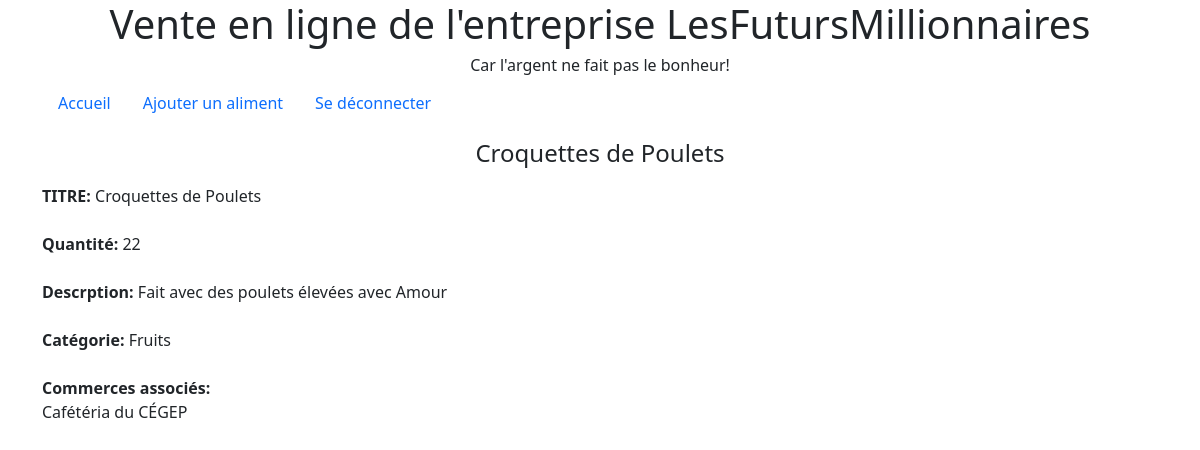
/controllers/afficherUnAliment.php?indice=1 (signed in), run on the app's committed database.
### tables this page shows
CREATE TABLE `aliment` (
  `id` int(11) NOT NULL,
  `nom` varchar(30) NOT NULL,
  `description` varchar(150) NOT NULL,
  `quantite` int(11) NOT NULL,
  `disponibilite` tinyint(1) DEFAULT NULL,
  `categorie_id` int(11) DEFAULT NULL
);

CREATE TABLE `categorie` (
  `id` int(11) NOT NULL,
  `categorie` varchar(30) NOT NULL
);

CREATE TABLE `aliment_commerce` (
  `id` int(11) NOT NULL,
  `aliment_id` int(11) NOT NULL,
  `commerce_id` int(11) NOT NULL
);

CREATE TABLE `commerce` (
  `id` int(11) NOT NULL,
  `commerce` varchar(30) NOT NULL
);

### controllers/afficherUnAliment.php (called while the page is built, shortened)
<?php
require_once '../models/connexionBD.php';
include '../models/managers/gestionAliment.class.php';
$gestionAliment = new GestionAliment($bdd);
include '../models/class/aliment.class.php';
require_once '../models/managers/gestionCommerce.class.php';
$gestionCommerce = new GestionCommerce($bdd);
require_once '../models/managers/gestionCategorie.class.php';
$gestionCategorie = new GestionCategorie($bdd);
$unAlimentBD = $gestionAliment->obtenirUnAliment($_GET['indice']);
$unAliment = $unAlimentBD->fetch(PDO::FETCH_OBJ);
$aliment = new Aliment($_GET['indice']);
$aliment->setNom($unAliment->nom);
$aliment->setDescription($unAliment->description);
$aliment->setQuantite($unAliment->quantite);
$aliment->setDisponibilite($unAliment->disponibilite);
$aliment->setCategorie_id($unAliment->categorie_id);
$uneCategorieBD = $gestionCategorie->obtenirUneCategorie($aliment->getCategorie_id());
$uneCategorie = $uneCategorieBD->fetch(PDO::FETCH_OBJ);
$lesCommercesIdBD = $gestionAliment->obtenirLesCommercesAssocies($aliment->getId());
include '../views/formulaireAffichage.php';
include '../views/templatePrincipal.php';
?>

### models/managers/gestionAliment.class.php (called while the page is built, shortened)
<?php
class GestionAliment
{
    private $bdd;
    public function setDb(PDO $bdd)
    {
        $this->bdd = $bdd;
    }
    function obtenirUnAliment($aliment_id)
    {
        $unAlimentBD = $this->bdd->query('SELECT * FROM aliment WHERE id = '.$aliment_id);
        return $unAlimentBD;
    }
    function obtenirLesCommercesAssocies($aliment_id)
    {
        $requeteSQL = 'SELECT * FROM aliment_commerce WHERE aliment_id = '.$aliment_id;
        $sesCommercesIdBD = $this->bdd->query($requeteSQL);
        return $sesCommercesIdBD;
    }
}
?>

### models/class/aliment.class.php (called while the page is built, shortened)
<?php
class Aliment
{
    private ?int $id;
    private ?int $categorie_id;
    public function getId()
    {
        return $this->id;
    }
    public function setId($id)
    {
        $this->id = $id;
    }
    public function getCategorie_id()
    {
        return $this->categorie_id;
    }
    public function setCategorie_id($categorie_id)
    {
        $this->categorie_id = $categorie_id;
    }
}
?>

### models/managers/gestionCategorie.class.php (called while the page is built, shortened)
<?php
class GestionCategorie
{
    private $bdd;
    public function setDb(PDO $bdd)
    {
        $this->bdd = $bdd;
    }
    function obtenirUneCategorie($categorie_id)
    {
        $uneCategorieBD = $this->bdd->query('SELECT * FROM categorie WHERE id = '.$categorie_id);
        return $uneCategorieBD;
    }
}
?>

### models/managers/gestionCommerce.class.php (called while the page is built, shortened)
<?php
class GestionCommerce
{
    public function setDb(PDO $bdd)
    {
        $this->bdd = $bdd;
    }
    function obtenirUnCommerce($commerce_id)
    {
        $unCommerceBD = $this->bdd->query('SELECT * FROM commerce WHERE id = '.$commerce_id);
        return $unCommerceBD;
    }
}
?>

### views/formulaireAffichage.php (the view)
<?php
$pageTitre = $unAliment->nom;
$pageContenu = "<b>TITRE:</b> ".$unAliment->nom.'</br></br>';
$pageContenu .= "<b>Quantité:</b> ".$unAliment->quantite.'</br></br>';
$pageContenu .= "<b>Descrption:</b> ".$unAliment->description.'</br></br>';
$pageContenu .= "<b>Catégorie:</b> ".$uneCategorie->categorie.'</br></br>';
$pageContenu .= "<b>Commerces associés:</b> ".'</br>';
foreach($lesCommercesIdBD as $unCommerceID)
{
    $unCommerceBD = $gestionCommerce->obtenirUnCommerce($unCommerceID["commerce_id"]);
    $unCommerce = $unCommerceBD->fetch(PDO::FETCH_OBJ);
    $pageContenu .= $unCommerce->commerce.'</br>';
}
?>

### views/templatePrincipal.php (shortened to what this page needs)
<!doctype html>
<html lang="en">
  <head>
    <link href="https://cdn.jsdelivr.net/npm/bootstrap@5.0.0-beta1/dist/css/bootstrap.min.css" rel="stylesheet">
    </head>
    <body>
        <div class="container">
            <div class="starter-template">
                <div class="page-header text-center">
                    <h1>Vente en ligne de l'entreprise LesFutursMillionnaires</h1>
                    <h6>Car l'argent ne fait pas le bonheur!</h6>
                </div>
                <ul class="nav">
                    <li class="nav-item">
                        <a class="nav-link active" href="../controllers/gererLesAliments.php">Accueil</a>
                    </li>
                    <li class="nav-item">
                        <a class="nav-link" href="../controllers/ajouterUnAliment.php">Ajouter un aliment</a>
                    </li>
                    <li class="nav-item">
                        <a class="nav-link" href="../controllers/deconnecter.php">Se déconnecter</a>
                    </li>
                </ul>
                <div class="jumbotron text-center">
                    <p><h4><?php echo $pageTitre ?></h4></p>
                </div>
            <?php
                echo $pageContenu;
            ?>
            </div>
        </div>
</body>
</html>

### data on the page
aliment: nom "Croquettes de Poulets", quantite "22", description "Fait avec des poulets élevées avec Amour"
categorie: categorie "Fruits"
aliment_commerce: commerce.commerce "Cafétéria du CÉGEP"
